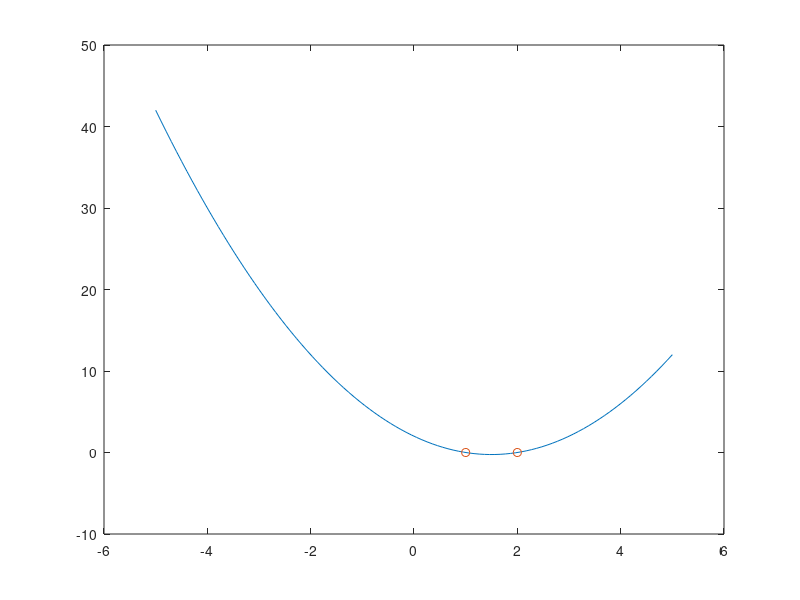

MATLAB code for this plot:
function y = ex12_6()
%  Description
%   = ()
%
% Long description

x = linspace(-5, 5);
p = [1 -3 2];
y = polyval(p, x);
plot(x, y); hold on

% y = x .^ 2 + 3 .* x +2;

sol = roots(p);
yy = polyval(p, sol);
plot(sol, yy, 'o'); hold off
